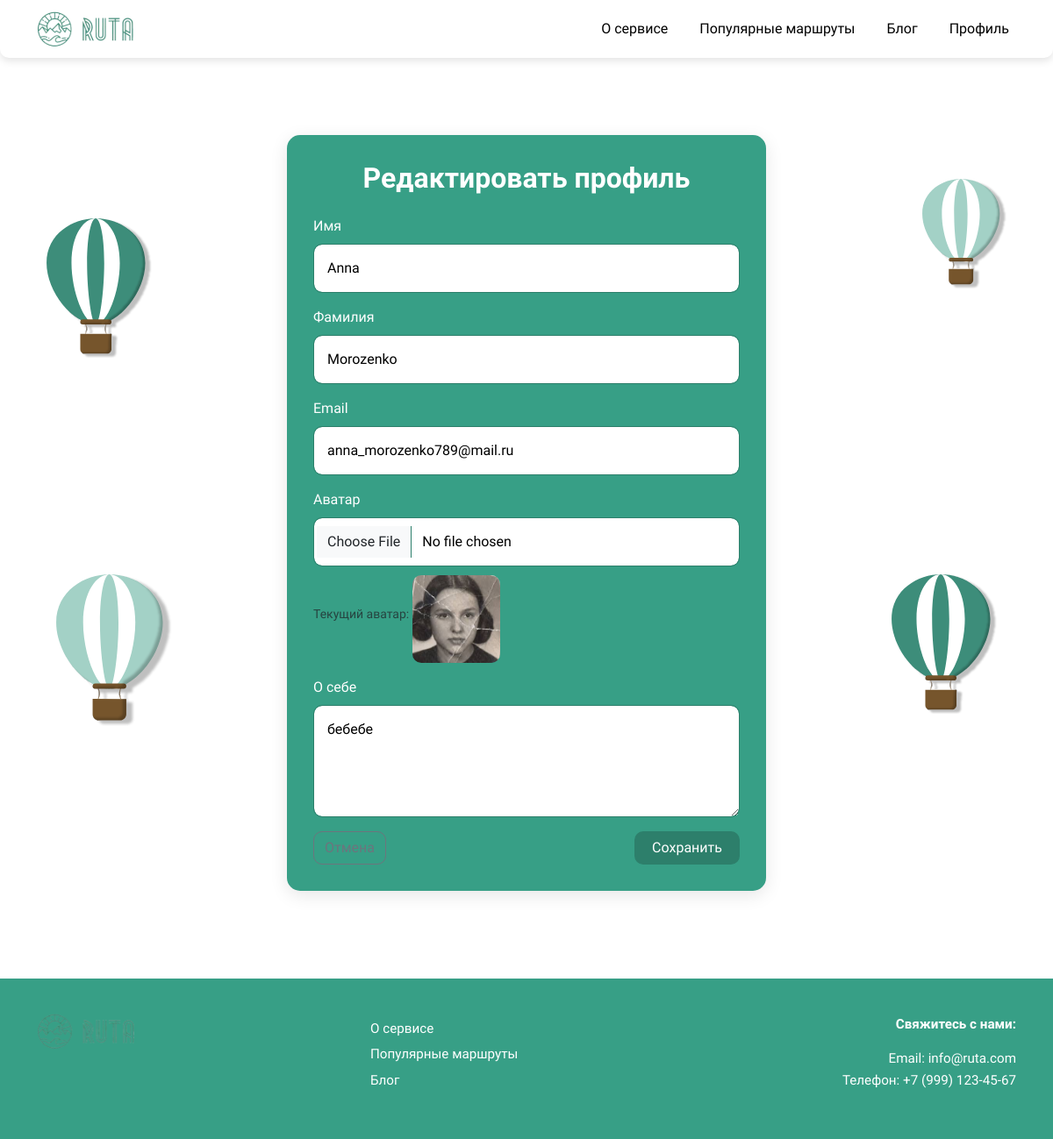
The page /profile/edit/ (signed in) on the database as committed earlier.
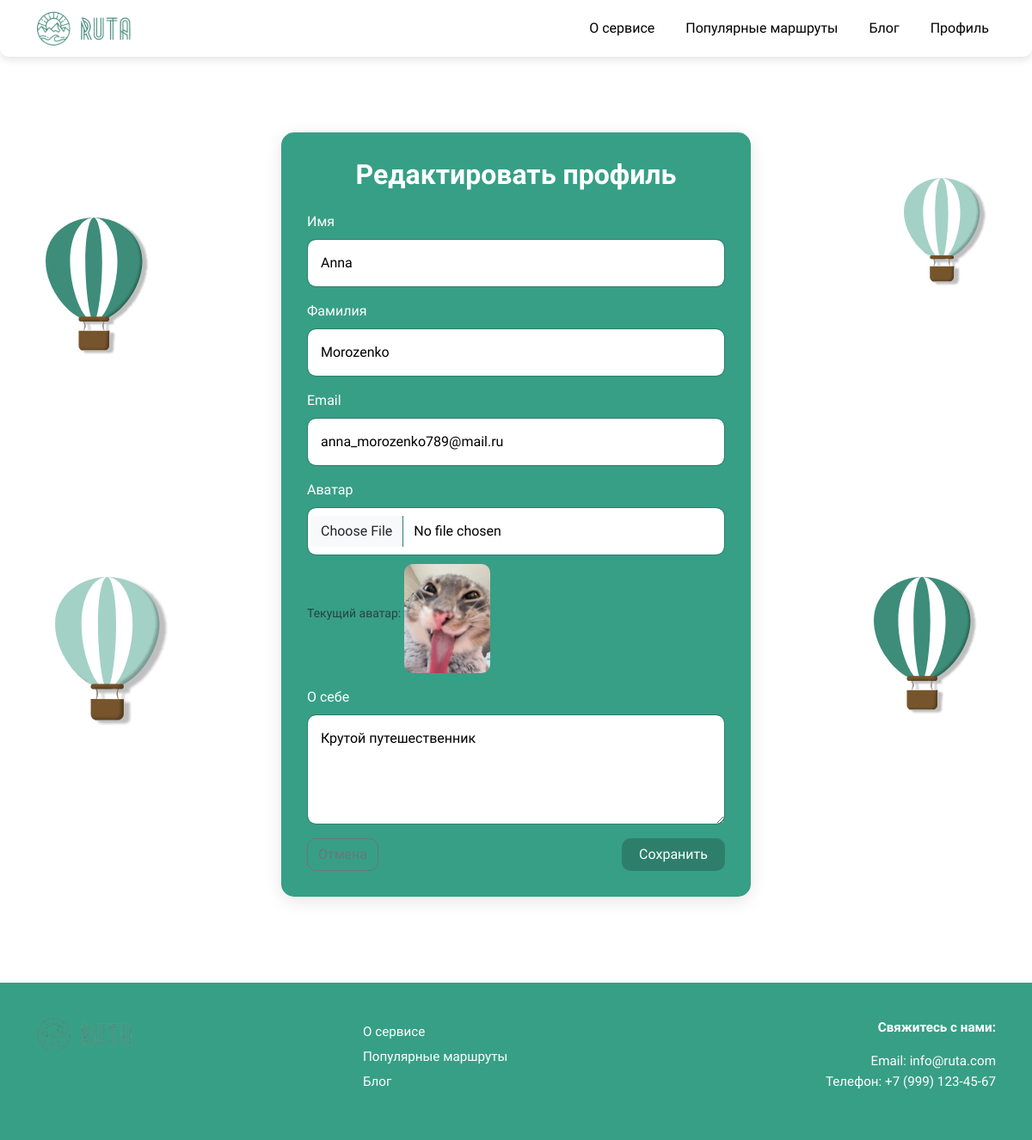
The same page on the database as committed later.
### profiles/models.py (models this page shows, shortened)
class UserProfile(models.Model):
    user = models.OneToOneField(User, on_delete=models.CASCADE, related_name='profile')
    avatar = models.ImageField(upload_to='avatars/', blank=True, null=True)
    bio = models.TextField(blank=True, null=True)

### profiles/views.py (the view)
# urls.py: path('edit/', views.edit_profile_view, name='edit_profile'),
@login_required
def edit_profile_view(request):
    user = request.user
    try:
        user_profile = user.profile
    except UserProfile.DoesNotExist:
        user_profile = UserProfile.objects.create(user=user)
    if request.method == 'POST':
        form = UserProfileForm(request.POST, request.FILES, instance=user_profile, initial={
            'first_name': user.first_name,
            'last_name': user.last_name,
            'email': user.email,
        })
        if form.is_valid():
            user.first_name = form.cleaned_data['first_name']
            user.last_name = form.cleaned_data['last_name']
            user.email = form.cleaned_data['email']
            user.save()
            form.save()
            messages.success(request, 'Профиль успешно обновлен!')
            return redirect('profiles:profile')
        else:
            messages.error(request, 'Ошибка при обновлении профиля. Проверьте данные.')
    else:
        form = UserProfileForm(instance=user_profile, initial={
            'first_name': user.first_name,
            'last_name': user.last_name,
            'email': user.email,
        })
    return render(request, 'profiles/edit_profile.html', {'form': form})

### profiles/forms.py (shortened to what this page needs)
class UserProfileForm(forms.ModelForm):
    first_name = forms.CharField(
        max_length=30,
        required=False,
        widget=forms.TextInput(attrs={'class': 'form-control', 'placeholder': 'Имя'})
    )
    last_name = forms.CharField(
        max_length=30,
        required=False,
        widget=forms.TextInput(attrs={'class': 'form-control', 'placeholder': 'Фамилия'})
    )
    email = forms.EmailField(
        required=True,
        widget=forms.EmailInput(attrs={'class': 'form-control', 'placeholder': 'Email'})
    )
    class Meta:
        model = UserProfile
        fields = ['avatar', 'bio']
        widgets = {
            'bio': forms.Textarea(attrs={'class': 'form-control', 'placeholder': 'Расскажите о себе', 'rows': 4}),
            'avatar': forms.FileInput(attrs={'class': 'form-control', 'accept': 'image/*'}),
        }

### profiles/templates/profiles/edit_profile.html (shortened to what this page needs)
{% extends "base_layout.html" %}
{% load static %}
{% block content %}
<div class="container mt-5 position-relative auth-container">
    <div class="row justify-content-center">
        <div class="col-md-8 col-lg-6">
            <div class="card p-4 p-md-5 custom-card">
                <h1 class="text-center mb-4">Редактировать профиль</h1>
                <form method="post" enctype="multipart/form-data">
                    <div class="mb-3">
                        <label for="first_name" class="form-label">Имя</label>
                        {{ form.first_name }}
                    </div>
                    <div class="mb-3">
                        <label for="last_name" class="form-label">Фамилия</label>
                        {{ form.last_name }}
                    </div>
                    <div class="mb-3">
                        <label for="email" class="form-label">Email</label>
                        {{ form.email }}
                    </div>
                    <div class="mb-3">
                        <label for="avatar" class="form-label">Аватар</label>
                        {{ form.avatar }}
                        {% if form.instance.avatar %}
                            <small class="form-text text-muted">Текущий аватар: <img src="{{ form.instance.avatar.url }}" alt="Current Avatar" style="max-width: 100px; border-radius: 10px; margin-top: 10px;"></small>
                        {% endif %}
                    </div>
                    <div class="mb-3">
                        <label for="bio" class="form-label">О себе</label>
                        {{ form.bio }}
                    </div>
                    <div class="d-flex justify-content-between">
                        <a href="{% url 'profiles:profile' %}" class="btn btn-outline-secondary">Отмена</a>
                        <button type="submit" class="btn btn-primary custom-button">Сохранить</button>
                    </div>
                </form>
            </div>
        </div>
    </div>
    <img src="{% static 'images/balloon_dark.svg' %}" class="balloon balloon-1" alt="Balloon">
    <img src="{% static 'images/balloon_light.svg' %}" class="balloon balloon-2" alt="Balloon">
    <img src="{% static 'images/balloon_dark.svg' %}" class="balloon balloon-3" alt="Balloon">
    <img src="{% static 'images/balloon_light.svg' %}" class="balloon balloon-4" alt="Balloon">
</div>
{% endblock content %}

### ruta/templates/base_layout.html (shortened to what this page needs)
{% load static %}
<!DOCTYPE html>
<html lang="ru">
<head>
    <link rel="stylesheet" href="{% static 'css/style.css' %}">
    <link href="https://cdn.jsdelivr.net/npm/bootstrap@5.3.0/dist/css/bootstrap.min.css" rel="stylesheet">
</head>
<body>
    <nav class="navbar navbar-expand-lg floating-nav">
        <div class="container">
            <a class="navbar-brand" href="{% url 'home' %}">
                <img src="{% static 'images/logo.svg' %}" alt="Ruta Logo" class="navbar-logo">
            </a>
            <div class="collapse navbar-collapse" id="navbarNav">
                <ul class="navbar-nav ms-auto">
                    <li class="nav-item">
                        <a class="nav-link" href="{% url 'about_page:about' %}">О сервисе</a>
                    </li>
                    <li class="nav-item">
                        {% if user.is_authenticated %}
                            <a class="nav-link" href="{% url 'trips:popular_routes' %}">Популярные маршруты</a>
                        {% else %}
                            <a class="nav-link" href="{% url 'auth_pages:registration' %}?next={% url 'trips:popular_routes' %}">Популярные маршруты</a>
                        {% endif %}
                    </li>
                    <li class="nav-item">
                        {% if user.is_authenticated %}
                            <a class="nav-link" href="{% url 'blog:blog' %}">Блог</a>
                        {% else %}
                            <a class="nav-link" href="{% url 'auth_pages:registration' %}?next={% url 'blog:blog' %}">Блог</a>
                        {% endif %}
                    </li>
                    {% if user.is_authenticated %}
                        <li class="nav-item">
                            <a class="nav-link" href="{% url 'profiles:profile' %}">Профиль</a>
                        </li>
                    {% endif %}
                </ul>
            </div>
        </div>
    </nav>
    {% block content %}
    {% endblock content %}
    <footer class="footer">
        <div class="container">
            <div class="row align-items-start">
                <div class="col-md-4 col-12 mb-4 mb-md-0">
                    <a href="{% url 'home' %}">
                        <img src="{% static 'images/logo.svg' %}" alt="Ruta Logo" class="footer-logo">
                    </a>
                </div>
                <div class="col-md-4 col-12 mb-4 mb-md-0">
                    <ul class="footer-links">
                        <li><a href="{% url 'about_page:about' %}">О сервисе</a></li>
                        <li>
                            {% if user.is_authenticated %}
                                <a href="{% url 'trips:popular_routes' %}">Популярные маршруты</a>
                            {% else %}
                                <a href="{% url 'auth_pages:registration' %}?next={% url 'trips:popular_routes' %}">Популярные маршруты</a>
                            {% endif %}
                        </li>
                        <li>
                            {% if user.is_authenticated %}
                                <a href="{% url 'blog:blog' %}">Блог</a>
                            {% else %}
                                <a href="{% url 'auth_pages:registration' %}?next={% url 'blog:blog' %}">Блог</a>
                            {% endif %}
                        </li>
                    </ul>
                </div>
                <div class="col-md-4 col-12 mb-4 mb-md-0 text-md-end text-center">
                    <h5>Свяжитесь с нами:</h5>
                    <div class="footer-contacts">
                        <p>Email: <a href="mailto:info@ruta.com">info@ruta.com</a></p>
                        <p>Телефон: <a href="tel:+79991234567">+7 (999) 123-45-67</a></p>
                    </div>
                </div>
            </div>
        </div>
    </footer>
</body>
</html>

### static/css/style.css (style rules this page uses)
html, body { font-family: 'Comfortaa', sans-serif !important; min-height: 100vh; display: flex; flex-direction: column; background-color: #f4f7f6; }
.auth-container .card.custom-card { border-radius: 15px; background-color: #379F86 !important; color: white !important; padding: 30px !important; box-shadow: 0 5px 20px rgba(0, 0, 0, 0.1) !important; border: none !important; }
.auth-container .custom-card h1 { font-size: 2rem; font-weight: 700; margin-bottom: 20px; }
.auth-container .custom-card .form-label { font-size: 1rem; font-weight: 500; }
.auth-container .custom-card .form-control { padding: 15px; background-color: white; color: black; border-radius: 10px; border: 1px solid #2d7f6b; font-size: 1rem; }
.auth-container .custom-card .form-control::placeholder { color: #6c757d; }
.btn { border-radius: 10px !important; display: inline-block !important; }
.btn-primary { border-radius: 10px !important; background: #2d7f6b !important; border: none; color: white !important; font-size: 0.95rem; padding: 12px 24px; text-align: center; cursor: pointer; transition: background 0.3s, transform 0.2s, box-shadow 0.3s; text-decoration: none !important; line-height: 1.5; min-width: 120px; }
.btn-outline-secondary { border-radius: 10px !important; font-size: 0.95rem; padding: 12px 24px; }
.custom-button { border-radius: 10px !important; background: #2d7f6b !important; border: none !important; color: white !important; font-size: 0.95rem; padding: 12px 24px; text-align: center; cursor: pointer; transition: background 0.3s, transform 0.2s, box-shadow 0.3s; text-decoration: none !important; white-space: nowrap; min-width: 120px; line-height: 1.5; display: inline-block !important; }
.text-muted { color: #6c757d !important; }
.balloon { position: absolute; width: 50px; z-index: 0; }
.balloon-1 { right: 5%; top: 65%; width: 12vw; max-width: 200px; }
.balloon-2 { right: 3%; top: 5%; width: 10vw; max-width: 180px; }
.balloon-3 { left: 3%; top: 10%; width: 12vw; max-width: 200px; }
.balloon-4 { left: 5%; top: 65%; width: 14vw; max-width: 220px; }
@media (max-width: 1200px) { .balloon-1 { right: 3%; top: 60%; width: 10vw; max-width: 180px; } }
@media (max-width: 1200px) { .balloon-2 { right: 2%; top: 10%; width: 8vw; max-width: 140px; } }
@media (max-width: 1200px) { .balloon-3 { left: 2%; top: 15%; width: 10vw; max-width: 160px; } }
@media (max-width: 1200px) { .balloon-4 { left: 3%; top: 60%; width: 11vw; max-width: 180px; } }
.floating-nav { background-color: white; position: sticky; top: 0; z-index: 1000; box-shadow: 0 4px 8px rgba(0, 0, 0, 0.1); border-radius: 0 0 10px 10px; }
.navbar-logo { width: 110px; }
.navbar-nav .nav-link { margin-left: 20px; font-size: 1rem; color: black; }
.footer { background-color: #379F86; color: white; padding: 40px 0; flex-shrink: 0; margin-top: auto; }
.footer-logo { height: 40px; max-width: 100%; margin-bottom: 15px; }
.footer-links { list-style: none; padding: 0; margin: 0 0 15px 0; }
.footer-links li { margin: 5px 0; }
.footer-links a { color: white; text-decoration: none; font-size: 0.95rem; line-height: 1.6; }
.footer-contacts { font-size: 0.95rem; line-height: 1.6; }
.footer-contacts p { margin: 0; font-size: 0.95rem; }
.footer-contacts a { color: white; text-decoration: none; }
.footer h5 { font-size: 0.95rem; font-weight: 600; margin-bottom: 15px; line-height: 1.6; }
.auth-container { margin-bottom: 100px; padding-top: 40px; }

Rows that differ between the two databases and show on the page:
changed UserProfile: instance.avatar: a different picture; bio "бебебе" → "Крутой путешественник"
